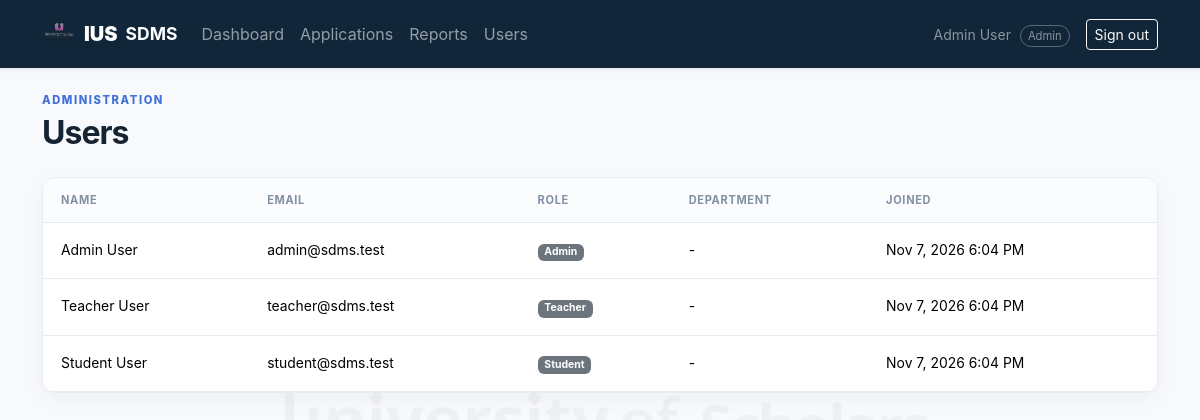
The app's page /index.php?page=users (signed in) with its own data.
### tables this page shows
CREATE TABLE IF NOT EXISTS users (
  id INT UNSIGNED AUTO_INCREMENT PRIMARY KEY,
  name VARCHAR(100) NOT NULL,
  email VARCHAR(255) NOT NULL UNIQUE,
  password VARCHAR(255) NOT NULL,
  role ENUM('student','teacher','admin') NOT NULL DEFAULT 'student',
  department VARCHAR(100) NULL,
  student_id VARCHAR(50) NULL,
  phone VARCHAR(30) NULL,
  created_at TIMESTAMP NULL,
  updated_at TIMESTAMP NULL
);

### functions.php (called while the page is built, shortened)
<?php
require_once __DIR__ . '/../config/db.php';
function url(string $page = 'dashboard', array $params = []): string
{
    return 'index.php?' . http_build_query(array_merge(['page' => $page], $params));
}
function e(mixed $value): string
{
    return htmlspecialchars((string) $value, ENT_QUOTES, 'UTF-8');
}
function user(): ?array
{
    if (array_key_exists('current', $_SESSION)) {
        return $_SESSION['current'];
    }
    $current = null;
    return $current;
}
function format_date(?string $date): string
{
    return $date ? date('M j, Y g:i A', strtotime($date)) : '-';
}

### db.php (called while the page is built, shortened)
<?php
function db(): PDO
{
    static $pdo;
    if ($pdo === null) {
        $host = config('db_host');
        $port = config('db_port');
        $database = config('db_name');
        $username = config('db_user');
        $password = config('db_pass');
        try {
            $pdo = new PDO(
                "mysql:host={$host};port={$port};dbname={$database};charset=utf8mb4",
                $username,
                $password,
                [
                    PDO::ATTR_ERRMODE => PDO::ERRMODE_EXCEPTION,
                    PDO::ATTR_DEFAULT_FETCH_MODE => PDO::FETCH_ASSOC,
                    PDO::ATTR_EMULATE_PREPARES => false,
                ]
            );
        } catch (PDOException) {
            http_response_code(503);
            die('Database connection failed. Check your database credentials in config.local.php or DB_* environment variables.');
        }
    }
    return $pdo;
}

### index.php (the view, shortened to what this page needs)
<?php
require __DIR__ . '/includes/functions.php';
$page = $_GET['page'] ?? (user() ? 'dashboard' : 'login');
function view_start(string $title): void
{
    require __DIR__ . '/includes/header.php';
}
function view_end(): void
{
    require __DIR__ . '/includes/footer.php';
}
    if (user()) redirect('dashboard'); view_start(ucfirst($page)); ?>
<?php
if ($page === 'users') { require_role('admin'); $rows = db()->query('SELECT * FROM users ORDER BY created_at DESC')->fetchAll(); view_start('Users'); ?><div class="eyebrow">ADMINISTRATION</div><h1 class="page-title mb-4">Users</h1><div class="table-card"><table class="table mb-0"><thead><tr><th>Name</th><th>Email</th><th>Role</th><th>Department</th><th>Joined</th></tr></thead><tbody><?php foreach ($rows as $row): ?><tr><td><?= e($row['name']) ?></td><td><?= e($row['email']) ?></td><td><span class="badge text-bg-secondary"><?= e(ucfirst($row['role'])) ?></span></td><td><?= e($row['department'] ?: '-') ?></td><td><?= format_date($row['created_at']) ?></td></tr><?php endforeach; ?></tbody></table></div><?php view_end(); exit; }
 ?>

### header.php (shortened to what this page needs)
<?php $current = user(); $title = $title ?? 'SDMS'; ?>
<!doctype html>
<html lang="en">
<head>
    <link href="https://cdn.jsdelivr.net/npm/bootstrap@5.3.8/dist/css/bootstrap.min.css" rel="stylesheet">
    <link href="https://cdn.jsdelivr.net/npm/bootstrap-icons@1.13.1/font/bootstrap-icons.min.css" rel="stylesheet">
    <link href="public/css/sdms.css" rel="stylesheet">
</head>
<body class="ius-page">
<nav class="navbar navbar-expand-lg navbar-dark bg-navy shadow-sm"><div class="container"><a class="navbar-brand fw-bold d-flex align-items-center gap-2" href="<?= url($current ? 'dashboard' : 'login') ?>"><img class="university-logo" style="width:34px;height:34px" src="public/images/ius-logo.png" alt="IUS university logo" title="IUS SDMS"> <strong>IUS</strong> <small>SDMS</small></a>
<?php if ($current): ?><button class="navbar-toggler" data-bs-toggle="collapse" data-bs-target="#nav"><span class="navbar-toggler-icon"></span></button><div class="collapse navbar-collapse" id="nav"><ul class="navbar-nav me-auto"><li class="nav-item"><a class="nav-link" href="<?= url('dashboard') ?>">Dashboard</a></li><li class="nav-item"><a class="nav-link" href="<?= url('applications') ?>">Applications</a></li><?php if ($current['role'] === 'student'): ?><li class="nav-item"><a class="nav-link" href="<?= url('application-create') ?>">New application</a></li><?php endif; ?><?php if ($current['role'] === 'admin'): ?><li class="nav-item"><a class="nav-link" href="<?= url('reports') ?>">Reports</a></li><li class="nav-item"><a class="nav-link" href="<?= url('users') ?>">Users</a></li><?php endif; ?></ul><span class="text-white-50 me-3 small"><?= e($current['name']) ?> <span class="role-chip"><?= e(ucfirst($current['role'])) ?></span></span><form method="post" action="<?= url('logout') ?>"><?= csrf_field() ?><button class="btn btn-outline-light btn-sm">Sign out</button></form></div><?php endif; ?></div></nav>
<main class="container py-4">

### footer.php (shortened to what this page needs)
</main>
</body></html>

### sdms.css (style rules this page uses)
:root { --navy:#12263a;--ink:#162333;--muted:#718096;--line:#e6ebf0;--soft:#f5f7fa;--blue:#2563eb }
body { background:#f7f9fc;color:var(--ink);font-family:Inter,ui-sans-serif,system-ui,-apple-system,"Segoe UI",sans-serif }
.bg-navy { background:var(--navy) }
.navbar { min-height:68px }
.role-chip { font-size:.7rem;border:1px solid rgba(255,255,255,.3);padding:3px 7px;border-radius:99px;margin-left:5px }
.page-title { font-size:2rem;font-weight:750;letter-spacing:-.03em;margin:.35rem 0 }
.eyebrow { color:#4070d8;font-size:.7rem;font-weight:800;letter-spacing:.14em }
.stat-card,.table-card,.detail-card,.form-card,.callout { background:#fff;border:1px solid var(--line);border-radius:13px;box-shadow:0 6px 20px rgba(28,45,72,.04) }
.table-card { overflow:hidden }
.table thead th { background:#fbfcfd;color:#8190a3;font-size:.69rem;text-transform:uppercase;letter-spacing:.06em;font-weight:750;border-bottom:1px solid var(--line);padding:14px 18px }
.table tbody td { padding:17px 18px;border-color:var(--line);font-size:.87rem }
.ius-page { position:relative;isolation:isolate;min-height:100vh }
.ius-page::before { content:"";position:fixed;z-index:-1;inset:0;background:url("images/ius-logo.png") center 58% / min(52vw,430px) auto no-repeat;opacity:.035;pointer-events:none }
.ius-page main,.ius-page nav { position:relative;z-index:0 }

### header.php (style rules this page uses)
.ius-page::before { background-size:min(82vw,780px) auto;opacity:.075 }

### records on screen
users: name "Admin User", role "Admin", email "admin@sdms.test", department "-", created_at "Nov 7, 2026 6:04 PM"
users: name "Teacher User", email "teacher@sdms.test", role "Teacher", department "-", created_at "Nov 7, 2026 6:04 PM"
users: name "Student User", email "student@sdms.test", role "Student", department "-", created_at "Nov 7, 2026 6:04 PM"
